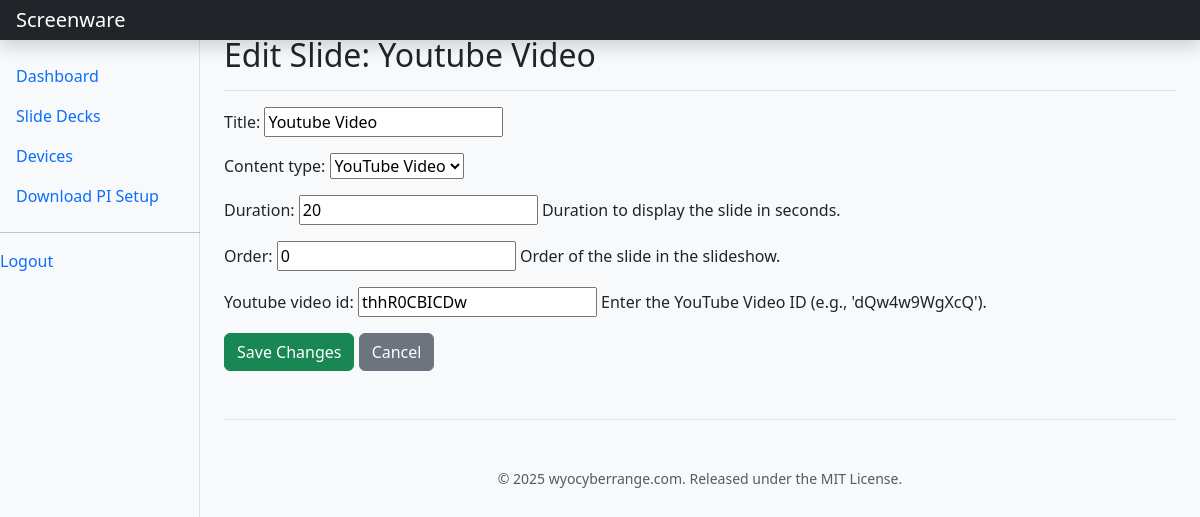
Page /manage/slides/20/edit/ (signed in) on the committed database.
### slideshow/models.py (models this page shows, shortened)
class Slide(models.Model):
    CONTENT_TYPE_CHOICES = [
        ('text', 'Text'),
        ('image', 'Image'),
        ('video', 'Video'),
        ('youtube', 'YouTube Video'),
        ('calendar', 'ICS Calendar'),
        ('weather', 'Weather'),
        ('rss', 'RSS Feed'),
    ]
    CALENDAR_VIEW_CHOICES = [
        ('ics_week', 'ICS Weekly Agenda'),
        ('html_embed', 'HTML Full Page Embed'),
        ('ics_today', "ICS Today's Agenda"),
    ]
    slide_deck = models.ForeignKey(SlideDeck, on_delete=models.CASCADE, related_name='slides')
    title = models.CharField(max_length=200)
    content_type = models.CharField(max_length=15, choices=CONTENT_TYPE_CHOICES)
    text_content = models.TextField(blank=True, help_text="Enter text content for the slide.")
    image_content = models.ImageField(upload_to='images/', blank=True, help_text="Upload an image for the slide.")
    video_content = models.FileField(upload_to='videos/', blank=True, help_text="Upload a video for the slide.")
    youtube_video_id = models.CharField(max_length=50, blank=True, help_text="Enter the YouTube Video ID (e.g., 'dQw4w9WgXcQ').")
    calendar_url = models.URLField(blank=True, help_text="Enter the URL for an ICS calendar or the HTML calendar link.")
    calendar_display_style = models.CharField(
        max_length=20,
        choices=CALENDAR_VIEW_CHOICES,
        default='ics_week',
        help_text="Choose how to display the calendar."
    )
    latitude = models.DecimalField(max_digits=9, decimal_places=6, blank=True, null=True, help_text="e.g., 41.139981")
    longitude = models.DecimalField(max_digits=9, decimal_places=6, blank=True, null=True, help_text="e.g., -104.820244")
    api_key = models.CharField(max_length=100, blank=True, null=True, help_text="OpenWeatherMap API Key")
    rss_feed_url = models.URLField(max_length=500, blank=True, null=True, help_text="Enter the URL for an RSS news feed.")
    duration = models.PositiveIntegerField(default=10, help_text="Duration to display the slide in seconds.")
    order = models.PositiveIntegerField(default=0, help_text="Order of the slide in the slideshow.")
    class Meta:
        ordering = ['order']

### management/views.py (the view, shortened to what this page needs)
# urls.py: path('slides/<int:pk>/edit/', views.SlideUpdateView.as_view(), name='manage_slide_edit'),
class SlideUpdateView(LoginRequiredMixin, UpdateView):
    model = Slide
    form_class = SlideForm
    template_name = 'management/slide_form.html'

### management/forms.py
class SlideForm(forms.ModelForm):
    class Meta:
        model = Slide
        fields = [
            'title',
            'content_type',
            'duration',
            'order',
            'text_content',
            'image_content',
            'video_content',
            'youtube_video_id',
            'calendar_url',
            'calendar_display_style',
            'latitude',
            'longitude',
            'api_key',
            'rss_feed_url',
        ]
        widgets = {
            'text_content': forms.Textarea(attrs={'rows': 4}),
        }
    def __init__(self, *args, **kwargs):
        super().__init__(*args, **kwargs)
        for field_name in self.fields:
            if field_name not in ['title', 'content_type', 'duration', 'order']:
                self.fields[field_name].required = False

### management/templates/management/slide_form.html (shortened to what this page needs)
{% extends 'management/base.html' %}
{% block content %}
<div class="d-flex justify-content-between flex-wrap flex-md-nowrap align-items-center pt-3 pb-2 mb-3 border-bottom">
    <h1 class="h2">Edit Slide: {{ object.title }}</h1>
</div>
<form method="post" enctype="multipart/form-data">
    {{ form.as_p }}
    <button type="submit" class="btn btn-success">Save Changes</button>
    <a href="{% url 'manage_slides' object.slide_deck.pk %}" class="btn btn-secondary">Cancel</a>
</form>
{% endblock %}

### management/templates/management/base.html (style rules this page uses)
body { background-color: #f8f9fa; }

### rows in the picture
Slide: title "Youtube Video", content_type "YouTube Video", duration "20", order "0", youtube_video_id "thhR0CBICDw"
